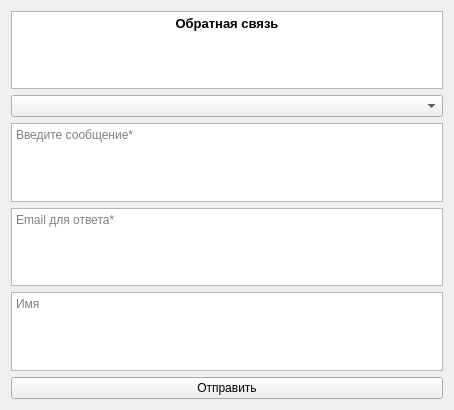
<?xml version="1.0" encoding="UTF-8"?>
<ui version="4.0">
 <class>feedback</class>
 <widget class="QWidget" name="feedback">
  <property name="geometry">
   <rect>
    <x>0</x>
    <y>0</y>
    <width>454</width>
    <height>410</height>
   </rect>
  </property>
  <property name="windowTitle">
   <string>Обратная связь</string>
  </property>
  <layout class="QGridLayout" name="gridLayout">
   <item row="0" column="0">
    <widget class="QTextEdit" name="textEdit">
     <property name="autoFillBackground">
      <bool>false</bool>
     </property>
     <property name="html">
      <string>&lt;!DOCTYPE HTML PUBLIC &quot;-//W3C//DTD HTML 4.0//EN&quot; &quot;http://www.w3.org/TR/REC-html40/strict.dtd&quot;&gt;
&lt;html&gt;&lt;head&gt;&lt;meta name=&quot;qrichtext&quot; content=&quot;1&quot; /&gt;&lt;style type=&quot;text/css&quot;&gt;
p, li { white-space: pre-wrap; }
&lt;/style&gt;&lt;/head&gt;&lt;body style=&quot; font-family:'MS Shell Dlg 2'; font-size:8.25pt; font-weight:400; font-style:normal;&quot;&gt;
&lt;p align=&quot;center&quot; style=&quot; margin-top:0px; margin-bottom:0px; margin-left:0px; margin-right:0px; -qt-block-indent:0; text-indent:0px;&quot;&gt;&lt;span style=&quot; font-size:10pt; font-weight:600;&quot;&gt;Обратная связь&lt;/span&gt;&lt;/p&gt;&lt;/body&gt;&lt;/html&gt;</string>
     </property>
    </widget>
   </item>
   <item row="1" column="0">
    <widget class="QComboBox" name="comboBox">
     <property name="toolTip">
      <string>&lt;html&gt;&lt;head/&gt;&lt;body&gt;&lt;p&gt;Тема обращения&lt;/p&gt;&lt;/body&gt;&lt;/html&gt;</string>
     </property>
     <property name="whatsThis">
      <string>&lt;html&gt;&lt;head/&gt;&lt;body&gt;&lt;p&gt;Тема обращения&lt;/p&gt;&lt;/body&gt;&lt;/html&gt;</string>
     </property>
     <property name="currentText">
      <string/>
     </property>
    </widget>
   </item>
   <item row="2" column="0">
    <widget class="QTextEdit" name="textEdit_4">
     <property name="accessibleName">
      <string/>
     </property>
     <property name="placeholderText">
      <string>Введите сообщение*</string>
     </property>
    </widget>
   </item>
   <item row="3" column="0">
    <widget class="QTextEdit" name="textEdit_5">
     <property name="html">
      <string>&lt;!DOCTYPE HTML PUBLIC &quot;-//W3C//DTD HTML 4.0//EN&quot; &quot;http://www.w3.org/TR/REC-html40/strict.dtd&quot;&gt;
&lt;html&gt;&lt;head&gt;&lt;meta name=&quot;qrichtext&quot; content=&quot;1&quot; /&gt;&lt;style type=&quot;text/css&quot;&gt;
p, li { white-space: pre-wrap; }
&lt;/style&gt;&lt;/head&gt;&lt;body style=&quot; font-family:'MS Shell Dlg 2'; font-size:8.25pt; font-weight:400; font-style:normal;&quot;&gt;
&lt;p style=&quot;-qt-paragraph-type:empty; margin-top:0px; margin-bottom:0px; margin-left:0px; margin-right:0px; -qt-block-indent:0; text-indent:0px; font-size:7.8pt;&quot;&gt;&lt;br /&gt;&lt;/p&gt;&lt;/body&gt;&lt;/html&gt;</string>
     </property>
     <property name="placeholderText">
      <string>Email для ответа*</string>
     </property>
    </widget>
   </item>
   <item row="4" column="0">
    <widget class="QTextEdit" name="textEdit_2">
     <property name="placeholderText">
      <string>Имя</string>
     </property>
    </widget>
   </item>
   <item row="5" column="0">
    <widget class="QPushButton" name="sendButton">
     <property name="text">
      <string>Отправить</string>
     </property>
    </widget>
   </item>
  </layout>
 </widget>
 <resources/>
 <connections/>
</ui>
